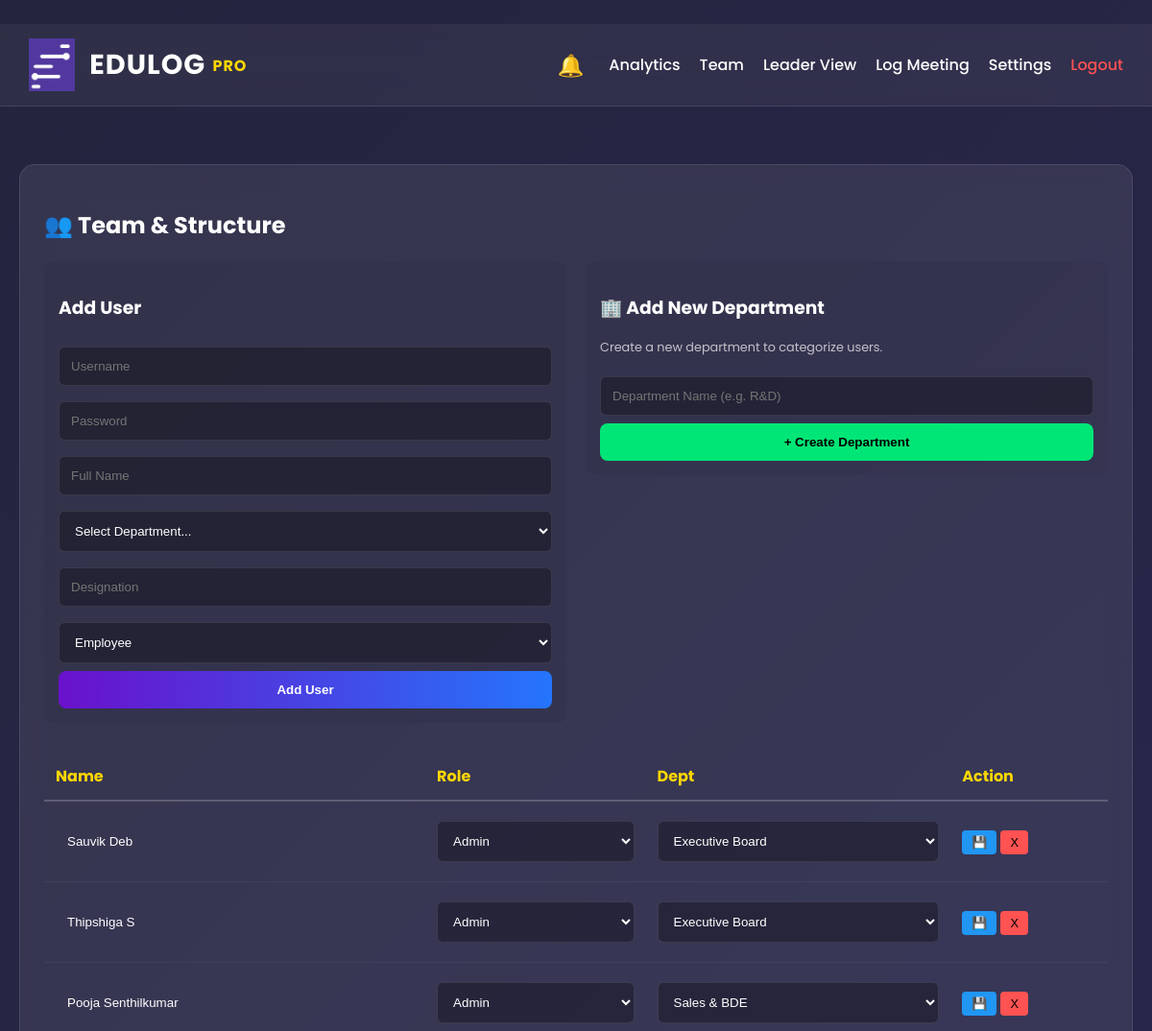
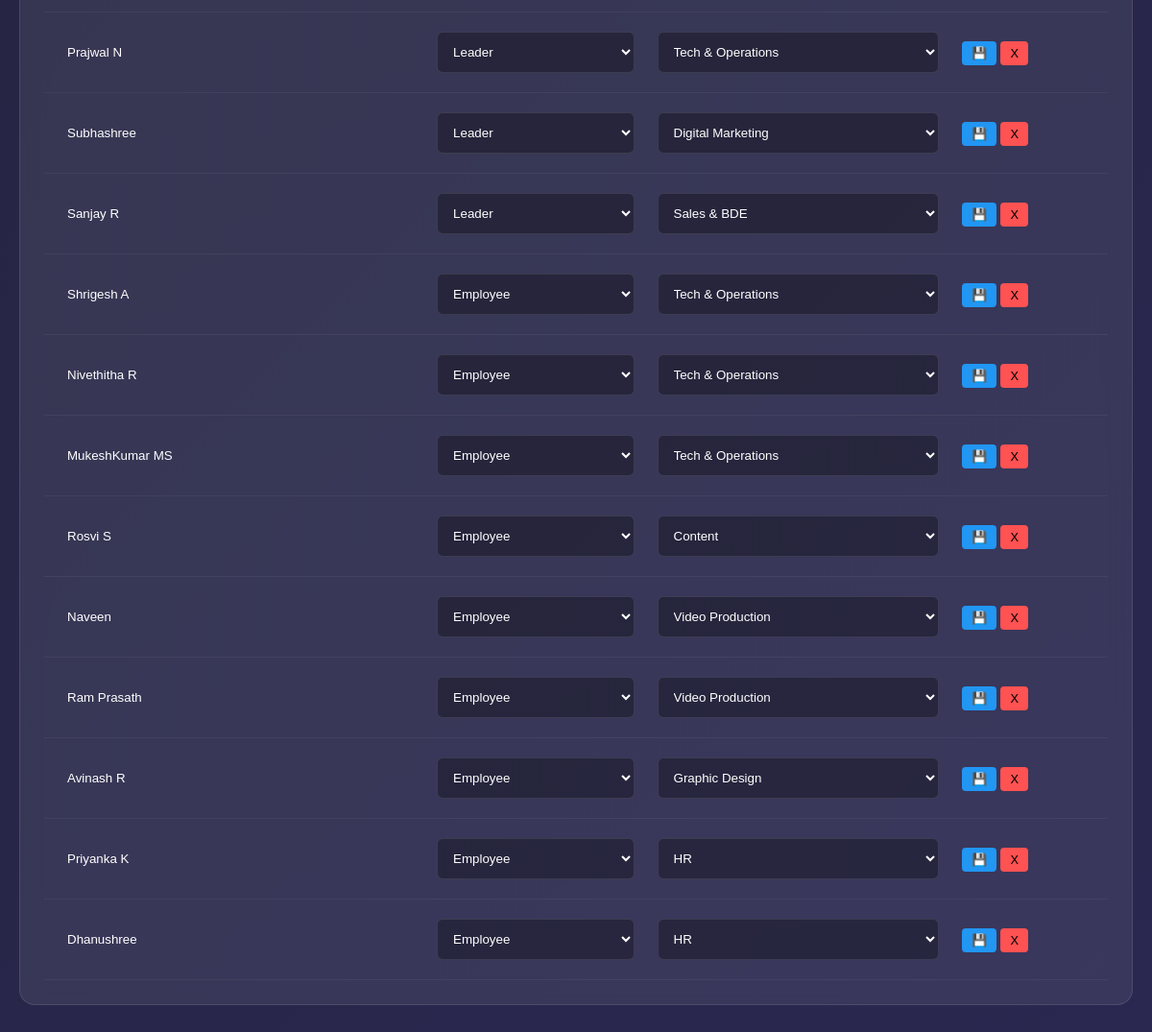
The app's page /manage_staff (signed in) with its own data (2 pictures, top to bottom).
### app.py (models this page shows)
class User(UserMixin, db.Model):
    id = db.Column(db.Integer, primary_key=True)
    username = db.Column(db.String(50), unique=True, nullable=False)
    password_hash = db.Column(db.String(128), nullable=False)
    full_name = db.Column(db.String(100), nullable=False)
    role = db.Column(db.String(20), nullable=False)
    department = db.Column(db.String(50))
    designation = db.Column(db.String(50))

### app.py (the view, shortened to what this page needs)
@app.route('/manage_staff', methods=['GET', 'POST'])
@login_required
def manage_staff():
    if current_user.role != 'Admin': return abort(403)
    return render_template('manage_staff.html', staff=User.query.all(), depts=Department.query.all())

### app.py (called while the page is built)
@login_manager.user_loader
def load_user(user_id): return User.query.get(int(user_id))

@app.context_processor
def inject_notifications():
    if not current_user.is_authenticated: return dict(notifications=[])
    if session.get('notifications_cleared'): return dict(notifications=[])
    alerts = []
    today = datetime.now().strftime('%Y-%m-%d')
    my_tasks = Task.query.filter_by(assignee=current_user.username).filter(Task.status != 'Completed').all()
    for t in my_tasks:
        if t.deadline < today: alerts.append(f"OVERDUE: {t.title}")
        elif t.deadline == today: alerts.append(f"DUE TODAY: {t.title}")
    schedules = Schedule.query.filter((Schedule.target_dept == 'All') | (Schedule.target_dept == current_user.department)).all()
    for s in schedules:
        if s.date == today: alerts.append(f"MEETING TODAY: {s.title} @ {s.time}")
        elif s.date > today: alerts.append(f"UPCOMING: {s.title} ({s.date})")
    return dict(notifications=alerts)

### templates/manage_staff.html (shortened to what this page needs)
﻿{% extends "base.html" %}
{% block content %}
<div class="glass-panel">
    <h2>👥 Team & Structure</h2>
    <div class="grid-2">
        <form method="POST" action="{{ url_for('manage_staff') }}" style="background:rgba(0,0,0,0.05); padding:15px; border-radius:10px;">
            <h3>Add User</h3>
            <input type="text" name="username" placeholder="Username" required>
            <input type="text" name="password" placeholder="Password">
            <input type="text" name="fullname" placeholder="Full Name" required>
            <select name="department" required>
                <option value="" disabled selected>Select Department...</option>
            </select>
            <input type="text" name="designation" placeholder="Designation" required>
            <select name="role" required>
                <option value="Employee">Employee</option><option value="Leader">Leader</option><option value="Admin">Admin</option>
            </select>
            <button type="submit" class="submit-btn">Add User</button>
        </form>
        <form method="POST" action="{{ url_for('add_department') }}" style="background:rgba(0,0,0,0.05); padding:15px; border-radius:10px; height:fit-content;">
            <h3>🏢 Add New Department</h3>
            <p style="font-size:0.8rem; opacity:0.7;">Create a new department to categorize users.</p>
            <input type="text" name="dept_name" placeholder="Department Name (e.g. R&D)" required>
            <button type="submit" class="submit-btn" style="background:#00e676; color:black;">+ Create Department</button>
        </form>
    </div>
    <table class="data-table">
        <thead><tr><th>Name</th><th>Role</th><th>Dept</th><th>Action</th></tr></thead>
        <tbody>
            {% for s in staff %}
            <tr>
                <form action="{{ url_for('edit_user', id=s.id) }}" method="POST">
                <td><input type="text" name="fullname" value="{{ s.full_name }}" style="border:none; background:transparent;"></td>
                <td><select name="role"><option value="{{ s.role }}">{{ s.role }}</option><option value="Admin">Admin</option><option value="Leader">Leader</option><option value="Employee">Employee</option></select></td>
                <td>
                    <select name="department">
                        <option value="{{ s.department }}">{{ s.department }}</option>
                    </select>
                </td>
                <td>
                    <button type="submit" class="btn-sm" style="background:#2196f3;">💾</button>
                    <button type="submit" formaction="{{ url_for('delete_user', id=s.id) }}" class="btn-sm" style="background:#ff5252;">X</button>
                </td>
                </form>
            </tr>
            {% endfor %}
        </tbody>
    </table>
</div>
{% endblock %}

### static/css/style.css (style rules this page uses)
body { margin: 0; font-family: 'Poppins', sans-serif; background: linear-gradient(-45deg, #0f0c29, #302b63, #24243e); background-size: 400% 400%; animation: gradientBG 15s ease infinite; color: var(--text); min-height: 100vh; }
.glass-panel { background: var(--glass-bg); backdrop-filter: blur(12px); border: 1px solid var(--glass-border); border-radius: 16px; padding: 25px; margin-bottom: 20px; color: white; transition: transform 0.3s; }
.submit-btn { background: linear-gradient(90deg, var(--primary), var(--secondary)); color: white; border: none; padding: 12px; border-radius: 8px; cursor: pointer; width: 100%; font-weight: bold; transition: 0.3s; }
input, select, textarea { width: 100%; padding: 12px; margin: 8px 0; background: var(--input-bg); border: 1px solid rgba(255,255,255,0.1); color: white; border-radius: 6px; }
option { background: #0f0c29; }
.data-table { width: 100%; border-collapse: collapse; margin-top: 15px; }
.data-table th { text-align: left; padding: 12px; border-bottom: 2px solid rgba(255,255,255,0.2); color: var(--accent); }
.data-table td { padding: 12px; border-bottom: 1px solid rgba(255,255,255,0.05); }
.grid-2 { display: grid; grid-template-columns: 1fr 1fr; gap: 20px; }
.btn-sm { padding: 5px 10px; border-radius: 4px; text-decoration: none; cursor: pointer; border: none; font-size: 0.8rem; }

### records on screen
User: fullname "Sauvik Deb", role "Admin", department "Executive Board"
User: fullname "Thipshiga S", role "Admin", department "Executive Board"
User: fullname "Pooja Senthilkumar", role "Admin", department "Sales & BDE"
User: fullname "Prajwal N", role "Leader", department "Tech & Operations"
User: fullname "Subhashree", role "Leader", department "Digital Marketing"
User: fullname "Sanjay R", role "Leader", department "Sales & BDE"
User: fullname "Shrigesh A", role "Employee", department "Tech & Operations"
User: fullname "Nivethitha R", role "Employee", department "Tech & Operations"
User: fullname "MukeshKumar MS", role "Employee", department "Tech & Operations"
User: fullname "Rosvi S", role "Employee", department "Content"
User: fullname "Naveen", role "Employee", department "Video Production"
User: fullname "Ram Prasath", role "Employee", department "Video Production"
User: fullname "Avinash R", role "Employee", department "Graphic Design"
User: fullname "Priyanka K", role "Employee", department "HR"
User: fullname "Dhanushree", role "Employee", department "HR"
